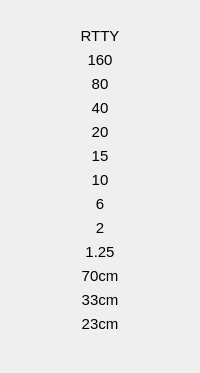
         <widget class="QFrame" name="Band_Mode_Frame_RTTY">
          <property name="minimumSize">
           <size>
            <width>30</width>
            <height>0</height>
           </size>
          </property>
          <property name="font">
           <font>
            <pointsize>11</pointsize>
           </font>
          </property>
          <property name="frameShape">
           <enum>QFrame::NoFrame</enum>
          </property>
          <property name="frameShadow">
           <enum>QFrame::Raised</enum>
          </property>
          <layout class="QVBoxLayout" name="verticalLayout_3">
           <property name="leftMargin">
            <number>0</number>
           </property>
           <property name="topMargin">
            <number>27</number>
           </property>
           <property name="rightMargin">
            <number>0</number>
           </property>
           <property name="bottomMargin">
            <number>0</number>
           </property>
           <item>
            <widget class="QLabel" name="mode_rtty">
             <property name="text">
              <string>RTTY</string>
             </property>
             <property name="alignment">
              <set>Qt::AlignCenter</set>
             </property>
            </widget>
           </item>
           <item>
            <widget class="QLabel" name="rtty_band_160">
             <property name="text">
              <string>160</string>
             </property>
             <property name="alignment">
              <set>Qt::AlignCenter</set>
             </property>
            </widget>
           </item>
           <item>
            <widget class="QLabel" name="rtty_band_80">
             <property name="text">
              <string>80</string>
             </property>
             <property name="alignment">
              <set>Qt::AlignCenter</set>
             </property>
            </widget>
           </item>
           <item>
            <widget class="QLabel" name="rtty_band_40">
             <property name="text">
              <string>40</string>
             </property>
             <property name="alignment">
              <set>Qt::AlignCenter</set>
             </property>
            </widget>
           </item>
           <item>
            <widget class="QLabel" name="rtty_band_20">
             <property name="text">
              <string>20</string>
             </property>
             <property name="alignment">
              <set>Qt::AlignCenter</set>
             </property>
            </widget>
           </item>
           <item>
            <widget class="QLabel" name="rtty_band_15">
             <property name="text">
              <string>15</string>
             </property>
             <property name="alignment">
              <set>Qt::AlignCenter</set>
             </property>
            </widget>
           </item>
           <item>
            <widget class="QLabel" name="rtty_band_10">
             <property name="text">
              <string>10</string>
             </property>
             <property name="alignment">
              <set>Qt::AlignCenter</set>
             </property>
            </widget>
           </item>
           <item>
            <widget class="QLabel" name="rtty_band_6">
             <property name="text">
              <string>6</string>
             </property>
             <property name="alignment">
              <set>Qt::AlignCenter</set>
             </property>
            </widget>
           </item>
           <item>
            <widget class="QLabel" name="rtty_band_2">
             <property name="text">
              <string>2</string>
             </property>
             <property name="alignment">
              <set>Qt::AlignCenter</set>
             </property>
            </widget>
           </item>
           <item>
            <widget class="QLabel" name="rtty_band_125">
             <property name="text">
              <string>1.25</string>
             </property>
             <property name="alignment">
              <set>Qt::AlignCenter</set>
             </property>
            </widget>
           </item>
           <item>
            <widget class="QLabel" name="rtty_band_70cm">
             <property name="text">
              <string>70cm</string>
             </property>
             <property name="alignment">
              <set>Qt::AlignCenter</set>
             </property>
            </widget>
           </item>
           <item>
            <widget class="QLabel" name="rtty_band_33cm">
             <property name="text">
              <string>33cm</string>
             </property>
             <property name="alignment">
              <set>Qt::AlignCenter</set>
             </property>
            </widget>
           </item>
           <item>
            <widget class="QLabel" name="rtty_band_23cm">
             <property name="enabled">
              <bool>true</bool>
             </property>
             <property name="text">
              <string>23cm</string>
             </property>
             <property name="alignment">
              <set>Qt::AlignCenter</set>
             </property>
            </widget>
           </item>
           <item>
            <spacer name="verticalSpacer_3">
             <property name="orientation">
              <enum>Qt::Vertical</enum>
             </property>
             <property name="sizeHint" stdset="0">
              <size>
               <width>20</width>
               <height>40</height>
              </size>
             </property>
            </spacer>
           </item>
          </layout>
         </widget>
